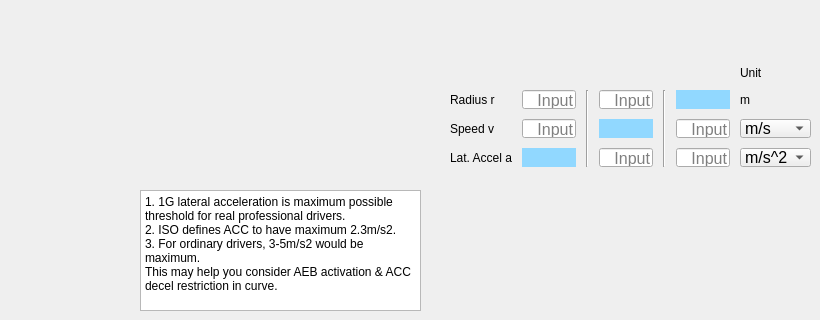
      <widget class="QWidget" name="tab_2">
       <attribute name="title">
        <string>Centrif. Acc</string>
       </attribute>
       <widget class="QLabel" name="label_2">
        <property name="geometry">
         <rect>
          <x>140</x>
          <y>20</y>
          <width>281</width>
          <height>161</height>
         </rect>
        </property>
        <property name="text">
         <string/>
        </property>
        <property name="pixmap">
         <pixmap>image/Centrifugal acceleration.png</pixmap>
        </property>
        <property name="scaledContents">
         <bool>true</bool>
        </property>
       </widget>
       <widget class="QPlainTextEdit" name="plainTextEdit">
        <property name="geometry">
         <rect>
          <x>140</x>
          <y>190</y>
          <width>281</width>
          <height>121</height>
         </rect>
        </property>
        <property name="plainText">
         <string>1. 1G lateral acceleration is maximum possible threshold for real professional drivers.
2. ISO defines ACC to have maximum 2.3m/s2.
3. For ordinary drivers, 3-5m/s2 would be maximum.
This may help you consider AEB activation &amp; ACC decel restriction in curve.</string>
        </property>
       </widget>
       <widget class="QWidget" name="gridLayoutWidget_14">
        <property name="geometry">
         <rect>
          <x>450</x>
          <y>66</y>
          <width>361</width>
          <height>111</height>
         </rect>
        </property>
        <layout class="QGridLayout" name="gridLayout_14">
         <property name="bottomMargin">
          <number>10</number>
         </property>
         <property name="spacing">
          <number>10</number>
         </property>
         <item row="0" column="6">
          <widget class="QLabel" name="label_9">
           <property name="text">
            <string>Unit</string>
           </property>
          </widget>
         </item>
         <item row="2" column="5">
          <widget class="QLineEdit" name="input_cent_v_3">
           <property name="font">
            <font>
             <pointsize>12</pointsize>
             <bold>false</bold>
            </font>
           </property>
           <property name="alignment">
            <set>Qt::AlignRight|Qt::AlignTrailing|Qt::AlignVCenter</set>
           </property>
           <property name="dragEnabled">
            <bool>true</bool>
           </property>
           <property name="placeholderText">
            <string>Input</string>
           </property>
          </widget>
         </item>
         <item row="1" column="2" rowspan="3">
          <widget class="Line" name="line_8">
           <property name="orientation">
            <enum>Qt::Vertical</enum>
           </property>
          </widget>
         </item>
         <item row="2" column="3">
          <widget class="QLabel" name="output_cent_v_2">
           <property name="font">
            <font>
             <pointsize>12</pointsize>
             <bold>false</bold>
            </font>
           </property>
           <property name="styleSheet">
            <string notr="true">QLabel{background-color: rgb(145, 216, 255)}</string>
           </property>
           <property name="text">
            <string/>
           </property>
           <property name="alignment">
            <set>Qt::AlignRight|Qt::AlignTrailing|Qt::AlignVCenter</set>
           </property>
          </widget>
         </item>
         <item row="1" column="1">
          <widget class="QLineEdit" name="input_cent_r_1">
           <property name="font">
            <font>
             <pointsize>12</pointsize>
             <bold>false</bold>
            </font>
           </property>
           <property name="alignment">
            <set>Qt::AlignRight|Qt::AlignTrailing|Qt::AlignVCenter</set>
           </property>
           <property name="dragEnabled">
            <bool>true</bool>
           </property>
           <property name="placeholderText">
            <string>Input</string>
           </property>
          </widget>
         </item>
         <item row="1" column="4" rowspan="3">
          <widget class="Line" name="line_9">
           <property name="orientation">
            <enum>Qt::Vertical</enum>
           </property>
          </widget>
         </item>
         <item row="2" column="1">
          <widget class="QLineEdit" name="input_cent_v_1">
           <property name="font">
            <font>
             <pointsize>12</pointsize>
             <bold>false</bold>
            </font>
           </property>
           <property name="alignment">
            <set>Qt::AlignRight|Qt::AlignTrailing|Qt::AlignVCenter</set>
           </property>
           <property name="dragEnabled">
            <bool>true</bool>
           </property>
           <property name="placeholderText">
            <string>Input</string>
           </property>
          </widget>
         </item>
         <item row="1" column="3">
          <widget class="QLineEdit" name="input_cent_r_2">
           <property name="font">
            <font>
             <pointsize>12</pointsize>
             <bold>false</bold>
            </font>
           </property>
           <property name="alignment">
            <set>Qt::AlignRight|Qt::AlignTrailing|Qt::AlignVCenter</set>
           </property>
           <property name="dragEnabled">
            <bool>true</bool>
           </property>
           <property name="placeholderText">
            <string>Input</string>
           </property>
          </widget>
         </item>
         <item row="3" column="5">
          <widget class="QLineEdit" name="input_cent_a_3">
           <property name="font">
            <font>
             <pointsize>12</pointsize>
             <bold>false</bold>
            </font>
           </property>
           <property name="alignment">
            <set>Qt::AlignRight|Qt::AlignTrailing|Qt::AlignVCenter</set>
           </property>
           <property name="dragEnabled">
            <bool>true</bool>
           </property>
           <property name="placeholderText">
            <string>Input</string>
           </property>
          </widget>
         </item>
         <item row="3" column="6">
          <widget class="QComboBox" name="comboBox_cent_a">
           <property name="font">
            <font>
             <pointsize>12</pointsize>
             <bold>false</bold>
            </font>
           </property>
           <item>
            <property name="text">
             <string>m/s^2</string>
            </property>
           </item>
           <item>
            <property name="text">
             <string>G</string>
            </property>
           </item>
          </widget>
         </item>
         <item row="3" column="3">
          <widget class="QLineEdit" name="input_cent_a_2">
           <property name="font">
            <font>
             <pointsize>12</pointsize>
             <bold>false</bold>
            </font>
           </property>
           <property name="alignment">
            <set>Qt::AlignRight|Qt::AlignTrailing|Qt::AlignVCenter</set>
           </property>
           <property name="dragEnabled">
            <bool>true</bool>
           </property>
           <property name="placeholderText">
            <string>Input</string>
           </property>
          </widget>
         </item>
         <item row="2" column="0">
          <widget class="QLabel" name="label_4">
           <property name="text">
            <string>Speed v</string>
           </property>
          </widget>
         </item>
         <item row="2" column="6">
          <widget class="QComboBox" name="comboBox_cent_v">
           <property name="font">
            <font>
             <pointsize>12</pointsize>
             <bold>false</bold>
            </font>
           </property>
           <item>
            <property name="text">
             <string>m/s</string>
            </property>
           </item>
           <item>
            <property name="text">
             <string>kph</string>
            </property>
           </item>
          </widget>
         </item>
         <item row="1" column="5">
          <widget class="QLabel" name="output_cent_r_3">
           <property name="font">
            <font>
             <pointsize>12</pointsize>
             <bold>false</bold>
            </font>
           </property>
           <property name="styleSheet">
            <string notr="true">QLabel{background-color: rgb(145, 216, 255)}</string>
           </property>
           <property name="text">
            <string/>
           </property>
           <property name="alignment">
            <set>Qt::AlignRight|Qt::AlignTrailing|Qt::AlignVCenter</set>
           </property>
          </widget>
         </item>
         <item row="1" column="6">
          <widget class="QLabel" name="label_10">
           <property name="text">
            <string>m</string>
           </property>
          </widget>
         </item>
         <item row="1" column="0">
          <widget class="QLabel" name="label_3">
           <property name="text">
            <string>Radius r</string>
           </property>
          </widget>
         </item>
         <item row="3" column="1">
          <widget class="QLabel" name="output_cent_a_1">
           <property name="font">
            <font>
             <pointsize>12</pointsize>
             <bold>false</bold>
            </font>
           </property>
           <property name="styleSheet">
            <string notr="true">QLabel{background-color: rgb(145, 216, 255)}</string>
           </property>
           <property name="text">
            <string/>
           </property>
           <property name="alignment">
            <set>Qt::AlignRight|Qt::AlignTrailing|Qt::AlignVCenter</set>
           </property>
          </widget>
         </item>
         <item row="3" column="0">
          <widget class="QLabel" name="label_8">
           <property name="text">
            <string>Lat. Accel a</string>
           </property>
          </widget>
         </item>
        </layout>
       </widget>
      </widget>
